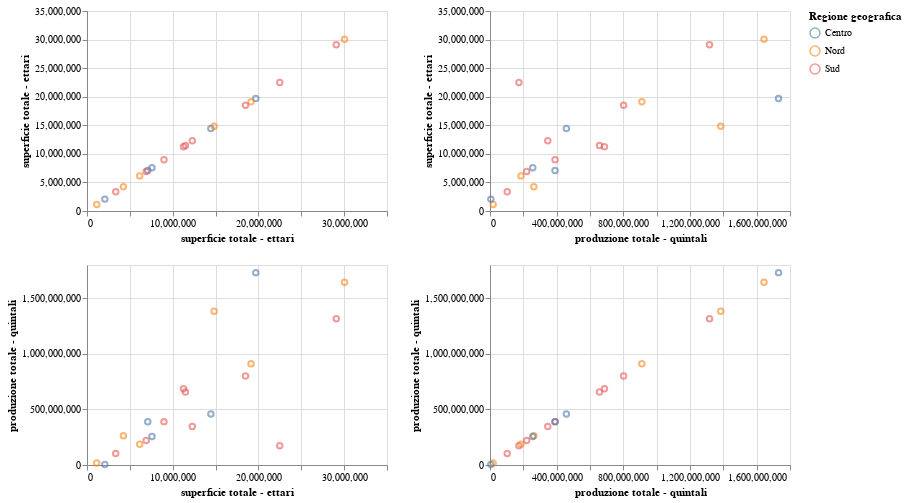

Notebook code for this chart:
### Code cell
fields = ['superficie totale - ettari', 'produzione totale - quintali']

alt.Chart(data_modificato).mark_point(opacity=0.6, tooltip=True).encode(
    alt.X(alt.repeat("column"), type='quantitative'),
    alt.Y(alt.repeat("row"), type='quantitative'),
    color='Regione geografica:N'
).properties(
    width=300,
    height=200
).repeat(
    row=fields,
    column=fields
)

### Figure 1 — Vega-Lite specification as saved in the notebook (floating-point values rounded to 4 significant figures)
{"config": {"view": {"continuousWidth": 300, "continuousHeight": 300}}, "repeat": {"column": ["superficie totale - ettari", "produzione totale - quintali"], "row": ["superficie totale - ettari", "produzione totale - quintali"]}, "spec": {"data": {"name": "data-a339f39dc43cbb615719d68d7b0d346b"}, "mark": {"type": "point", "opacity": 0.6, "tooltip": true}, "encoding": {"color": {"field": "Regione geografica", "type": "nominal"}, "x": {"field": {"repeat": "column"}, "type": "quantitative"}, "y": {"field": {"repeat": "row"}, "type": "quantitative"}}, "height": 200, "width": 300}, "$schema": "https://vega.github.io/schema/vega-lite/v5.15.1.json", "datasets": {"data-a339f39dc43cbb615719d68d7b0d346b": [{"Territorio": "Abruzzo", "produzione raccolta - quintali": 414622792, "produzione totale - migliaia di quintali": 186761, "produzione totale - quintali": 390400000.0, "superficie in produzione - ettari": 6521026, "superficie totale - are": 223044, "superficie totale - ettari": 8980592, "Regione geografica": "Sud"}, {"Territorio": "Calabria", "produzione raccolta - quintali": 726429994, "produzione totale - migliaia di quintali": 187643, "produzione totale - quintali": 657100000.0, "superficie in produzione - ettari": 9367903, "superficie totale - are": 1235925, "superficie totale - ettari": 11480757, "Regione geografica": "Sud"}, {"Territorio": "Campania", "produzione raccolta - quintali": 826069435, "produzione totale - migliaia di quintali": 702706, "produzione totale - quintali": 686700000.0, "superficie in produzione - ettari": 8026616, "superficie totale - are": 19985098, "superficie totale - ettari": 11259000, "Regione geografica": "Sud"}, {"Territorio": "Emilia-Romagna", "produzione raccolta - quintali": 2155951623, "produzione totale - migliaia di quintali": 1773157, "produzione totale - quintali": 1731000000.0, "superficie in produzione - ettari": 10335713, "superficie totale - are": 1954999, "superficie totale - ettari": 19695401, "Regione geografica": "Centro"}, {"Territorio": "Friuli-Venezia Giulia", "produzione raccolta - quintali": 275349956, "produzione totale - migliaia di quintali": 119788, "produzione totale - quintali": 263000000.0, "superficie in produzione - ettari": 1668191, "superficie totale - are": 87102, "superficie totale - ettari": 4247393, "Regione geografica": "Nord"}, {"Territorio": "Lazio", "produzione raccolta - quintali": 586158036, "produzione totale - migliaia di quintali": 647231, "produzione totale - quintali": 458400000.0, "superficie in produzione - ettari": 11213680, "superficie totale - are": 14125327, "superficie totale - ettari": 14452937, "Regione geografica": "Centro"}, {"Territorio": "Liguria", "produzione raccolta - quintali": 23118492, "produzione totale - migliaia di quintali": 16069, "produzione totale - quintali": 18850000.0, "superficie in produzione - ettari": 1030291, "superficie totale - are": 162960, "superficie totale - ettari": 1135318, "Regione geografica": "Nord"}, {"Territorio": "Lombardia", "produzione raccolta - quintali": 1775429746, "produzione totale - migliaia di quintali": 2599303, "produzione totale - quintali": 911100000.0, "superficie in produzione - ettari": 10789428, "superficie totale - are": 4171819, "superficie totale - ettari": 19138378, "Regione geografica": "Nord"}, {"Territorio": "Marche", "produzione raccolta - quintali": 281907000, "produzione totale - migliaia di quintali": 262791, "produzione totale - quintali": 256600000.0, "superficie in produzione - ettari": 3334537, "superficie totale - are": 68096, "superficie totale - ettari": 7583358, "Regione geografica": "Centro"}, {"Territorio": "Molise", "produzione raccolta - quintali": 123510812, "produzione totale - migliaia di quintali": 38716, "produzione totale - quintali": 103400000.0, "superficie in produzione - ettari": 1880408, "superficie totale - are": 25035, "superficie totale - ettari": 3352297, "Regione geografica": "Sud"}, {"Territorio": "Piemonte", "produzione raccolta - quintali": 906280607, "produzione totale - migliaia di quintali": 563584, "produzione totale - quintali": 801600000.0, "superficie in produzione - ettari": 10508136, "superficie totale - are": 1114408, "superficie totale - ettari": 18493243, "Regione geografica": "Sud"}, {"Territorio": "Puglia", "produzione raccolta - quintali": 1648838778, "produzione totale - migliaia di quintali": 197068, "produzione totale - quintali": 1644000000.0, "superficie in produzione - ettari": 20351797, "superficie totale - are": 1049072, "superficie totale - ettari": 30048073, "Regione geografica": "Nord"}, {"Territorio": "Sardegna", "produzione raccolta - quintali": 461821235, "produzione totale - migliaia di quintali": 806632, "produzione totale - quintali": 173500000.0, "superficie in produzione - ettari": 20585048, "superficie totale - are": 1360567, "superficie totale - ettari": 22487074, "Regione geografica": "Sud"}, {"Territorio": "Sicilia", "produzione raccolta - quintali": 1331632697, "produzione totale - migliaia di quintali": 323394, "produzione totale - quintali": 1317000000.0, "superficie in produzione - ettari": 21657968, "superficie totale - are": 13530357, "superficie totale - ettari": 29083914, "Regione geografica": "Sud"}, {"Territorio": "Toscana", "produzione raccolta - quintali": 455278402, "produzione totale - migliaia di quintali": 360457, "produzione totale - quintali": 346600000.0, "superficie in produzione - ettari": 7959246, "superficie totale - are": 564180, "superficie totale - ettari": 12283021, "Regione geografica": "Sud"}, {"Territorio": "Trentino Alto Adige / Südtirol", "produzione raccolta - quintali": 573686926, "produzione totale - migliaia di quintali": 685981, "produzione totale - quintali": 390200000.0, "superficie in produzione - ettari": 6217912, "superficie totale - are": 238670, "superficie totale - ettari": 7091202, "Regione geografica": "Centro"}, {"Territorio": "Umbria", "produzione raccolta - quintali": 223608815, "produzione totale - migliaia di quintali": 193961, "produzione totale - quintali": 186000000.0, "superficie in produzione - ettari": 3532558, "superficie totale - are": 61312, "superficie totale - ettari": 6145497, "Regione geografica": "Nord"}, {"Territorio": "Valle d'Aosta / Vallée d'Aoste", "produzione raccolta - quintali": 11667376, "produzione totale - migliaia di quintali": 34106, "produzione totale - quintali": 5059000.0, "superficie in produzione - ettari": 2009380, "superficie totale - are": 2074, "superficie totale - ettari": 2078866, "Regione geografica": "Centro"}, {"Territorio": "Veneto", "produzione raccolta - quintali": 1403309943, "produzione totale - migliaia di quintali": 614965, "produzione totale - quintali": 1384000000.0, "superficie in produzione - ettari": 5627027, "superficie totale - are": 6985449, "superficie totale - ettari": 14830800, "Regione geografica": "Nord"}, {"Territorio": "Basilicata", "produzione raccolta - quintali": 246923945, "produzione totale - migliaia di quintali": 78439, "produzione totale - quintali": 220100000.0, "superficie in produzione - ettari": 3560446, "superficie totale - are": 1174070, "superficie totale - ettari": 6902827, "Regione geografica": "Sud"}]}}
